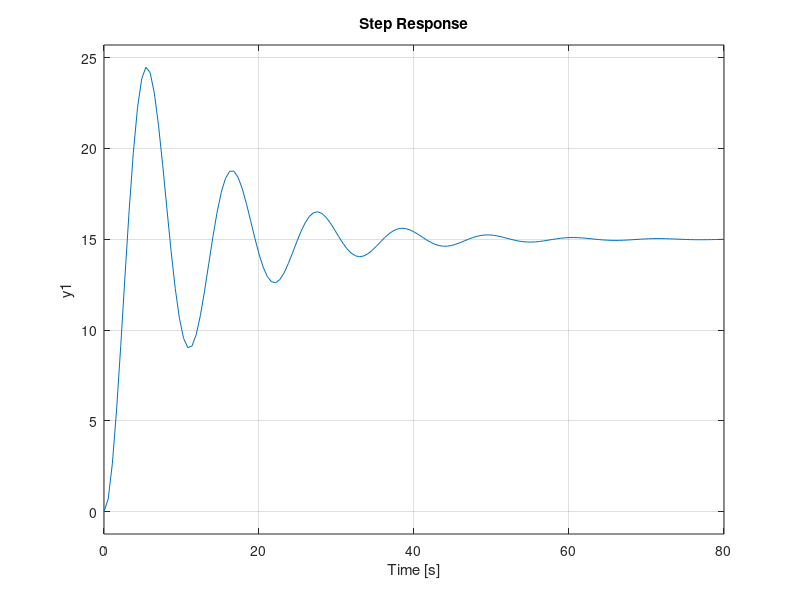

This chart was generated by the following MATLAB code:
%
% Aramis Kelkelyan
% MAE 376: EC 15.2
% Date: 04/11/2022
%-----------------------------------------
clear;clc;clf;

%Step Function

n = 15;
d = [3, 0.5, 1];
sys = tf(n,d);
step(sys);

%At t = 75s, the amplitude response has a steady - state value of 15
